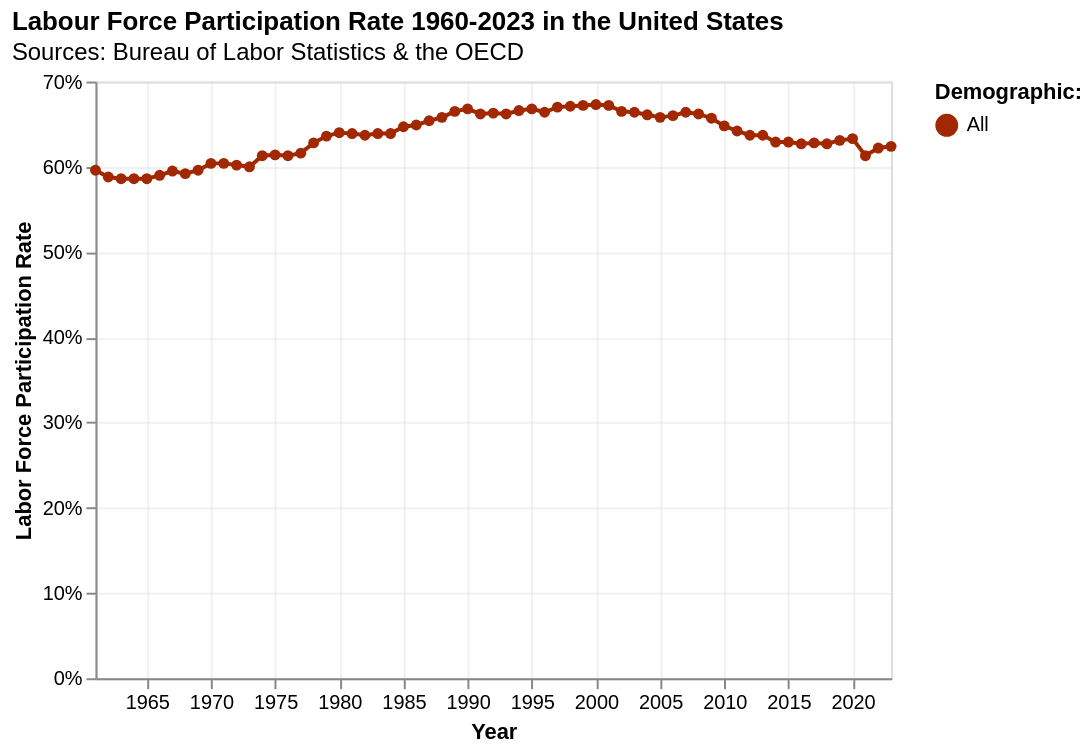

The Vega-Lite source for this figure:
### Vega-Lite specification from a JSON file in a GitHub repository (floating-point values rounded to 4 significant figures; data arrays with more than 128 entries replaced by an {"elided": "..."} marker saying what was removed)
{"$schema": "https://vega.github.io/schema/vega-lite/v5.json", "data": {"values": {"elided": "555 records"}, "format": {"parse": {"Year": "date"}}}, "title": {"text": "Labour Force Participation Rate 1960-2023 in the United States", "anchor": "start", "subtitle": "Sources: Bureau of Labor Statistics & the OECD"}, "width": 400, "height": 300, "params": [{"name": "View", "select": {"type": "point", "fields": ["dum"]}, "bind": {"input": "select", "options": ["All", "Gender", "Age"], "name": "Deomographic:"}, "value": "All"}, {"name": "hover", "select": {"type": "point", "fields": ["Series ID"], "toggle": true, "on": "mouseover"}}], "transform": [{"filter": {"param": "View"}}], "mark": {"type": "line", "point": true}, "encoding": {"x": {"field": "Year", "axis": {"tickMinStep": 5, "gridOpacity": 0.4}, "type": "temporal"}, "y": {"field": "Value", "type": "quantitative", "axis": {"format": "%", "gridOpacity": 0.4}, "title": "Labor Force Participation Rate"}, "color": {"field": "Series ID", "scale": {"range": ["#a12800", "#ee3b00", "#551500", "#631b00", "#882200", "#a12800"]}, "legend": {"title": "Demographic:"}}, "opacity": {"condition": {"test": {"param": "hover"}, "value": 1}, "value": 0.2}, "tooltip": [{"field": "Year", "type": "temporal", "format": "%Y"}, {"field": "Value", "type": "quantitative", "format": "%", "title": "Labor Force Participation Rate"}, {"field": "Series ID", "type": "nominal", "title": "Group"}]}}
